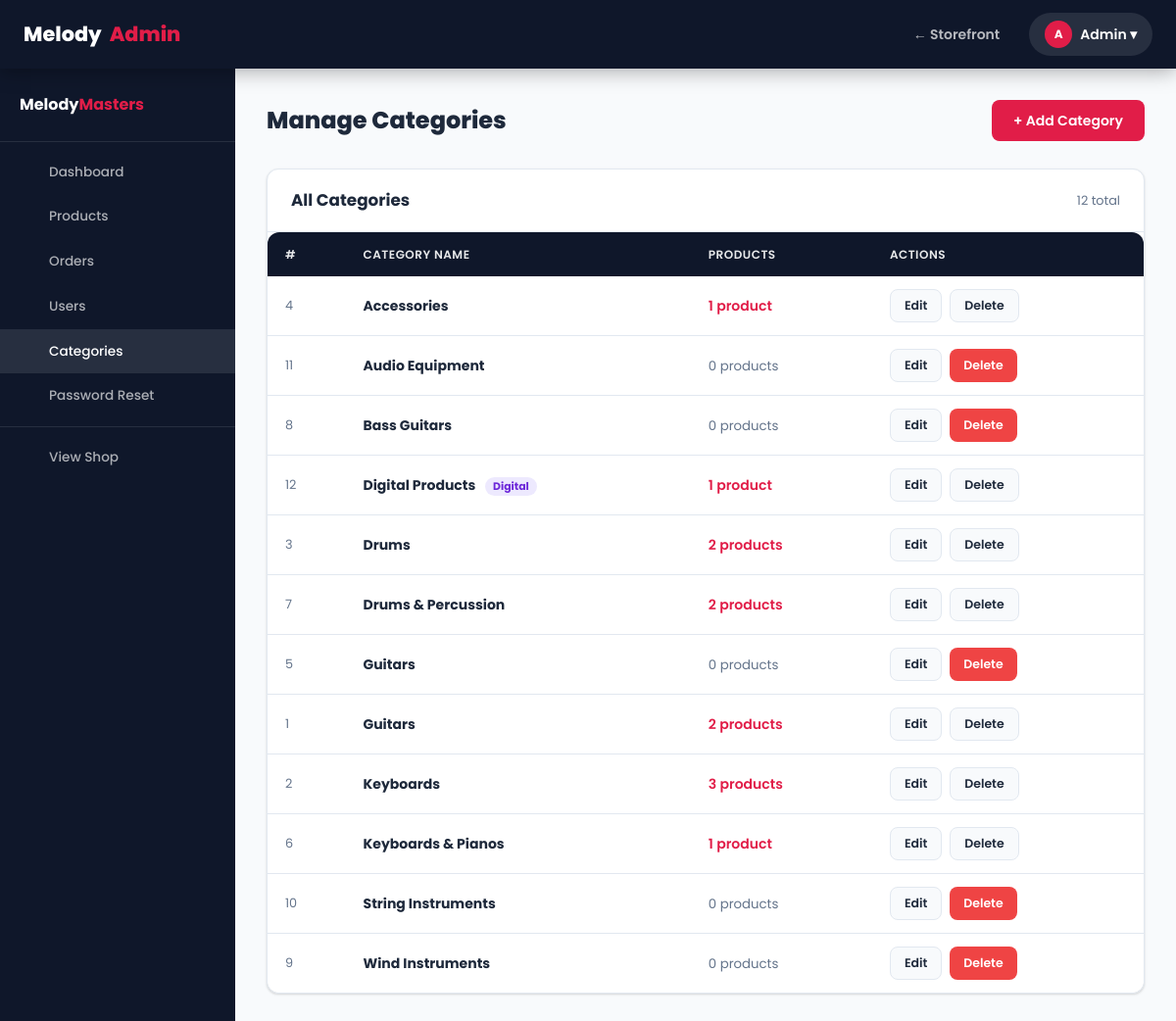
/admin/manage_categories.php (signed in), run on the app's committed database.
### tables this page shows
CREATE TABLE `categories` (
  `id` int(11) NOT NULL,
  `name` varchar(100) NOT NULL
);

### includes/functions.php (called while the page is built, shortened)
<?php
function sanitize(string $data): string {
    return htmlspecialchars(strip_tags(trim($data)), ENT_QUOTES, 'UTF-8');
}

### admin/manage_categories.php (the view, shortened to what this page needs)
<?php
require_once '../includes/functions.php';
$cats = $conn->query(
    "SELECT c.*, COUNT(p.id) AS product_count
     FROM categories c
     LEFT JOIN products p ON p.category_id = c.id
     GROUP BY c.id
     ORDER BY c.name ASC"
);
require_once 'includes/admin_header.php';
?>
<div class="admin-header-bar">
  <h1 class="admin-title">Manage Categories</h1>
  <a href="<?php echo BASE_URL; ?>/admin/manage_categories.php?edit=0"
     class="btn btn-primary">+ Add Category</a>
</div>
<div class="card">
  <div class="card-header">
    <span class="card-title">All Categories</span>
    <span style="font-size:.8rem;color:var(--muted);"><?php echo $cats->num_rows; ?> total</span>
  </div>
  <div class="table-wrap">
    <table>
      <thead>
        <tr>
          <th>#</th>
          <th>Category Name</th>
          <th>Products</th>
          <th>Actions</th>
        </tr>
      </thead>
      <tbody>
        <?php while ($c = $cats->fetch_assoc()): ?>
        <tr>
          <td style="color:var(--muted);font-size:.8rem;"><?php echo $c['id']; ?></td>
          <td>
            <strong><?php echo sanitize($c['name']); ?></strong>
            <?php if ($c['name'] === 'Digital Products'): ?>
              <span style="margin-left:6px;font-size:.68rem;background:#ede9fe;color:#6d28d9;padding:2px 8px;border-radius:10px;font-weight:700;">Digital</span>
            <?php endif; ?>
          </td>
          <td>
            <?php if ($c['product_count'] > 0): ?>
              <a href="<?php echo BASE_URL; ?>/admin/manage_products.php"
                 style="color:var(--accent);font-weight:600;">
                <?php echo $c['product_count']; ?> product<?php echo $c['product_count'] != 1 ? 's' : ''; ?>
              </a>
            <?php else: ?>
              <span style="color:var(--muted);font-size:.83rem;">0 products</span>
            <?php endif; ?>
          </td>
          <td>
            <div style="display:flex;gap:8px;">
              <a href="?edit=<?php echo $c['id']; ?>" class="btn btn-ghost btn-sm">Edit</a>
              <?php if ($c['product_count'] == 0): ?>
                <a href="?delete=<?php echo $c['id']; ?>"
                   class="btn btn-danger btn-sm"
                   onclick="return confirm('Delete category \'<?php echo addslashes($c['name']); ?>\'? This cannot be undone.')">
                  Delete
                </a>
              <?php else: ?>
                <button class="btn btn-ghost btn-sm" disabled title="Has products assigned">Delete</button>
              <?php endif; ?>
            </div>
          </td>
        </tr>
        <?php endwhile; ?>
      </tbody>
    </table>
  </div>
</div>
<?php require_once 'includes/admin_footer.php'; ?>

### assets/css/style.css (style rules this page uses)
:root { --primary: #0f172a; --primary-light: #1e293b; --accent: #e11d48; --accent-dark: #be123c; --accent-light: #fef2f2; --bg: #f8fafc; --white: #ffffff; --text: #1e293b; --muted: #64748b; --border: #e2e8f0; --success: #10b981; --success-bg: #ecfdf5; --warning: #f59e0b; --warning-bg: #fffbeb; --danger: #ef4444; --danger-bg: #fef2f2; --info: #3b82f6; --info-bg: #eff6ff; --shadow: 0 1px 3px rgba(0,0,0,.10), 0 1px 2px rgba(0,0,0,.06); --shadow-md: 0 4px 12px rgba(0,0,0,.10); --shadow-lg: 0 10px 30px rgba(0,0,0,.12); --shadow-xl: 0 20px 50px rgba(0,0,0,.15); --radius: 12px; --radius-sm: 8px; --radius-lg: 20px; --radius-full: 9999px; --transition: all .22s ease; --nav-h: 70px; }
*, *::before, *::after { margin:0; padding:0; box-sizing:border-box; }
html { scroll-behavior:smooth; }
body { font-family:'Poppins',sans-serif; background:var(--bg); color:var(--text); line-height:1.6; min-height:100vh; display:flex; flex-direction:column; }
a { text-decoration:none; color:inherit; }
input,select,textarea,button { font-family:inherit; }
.btn { display:inline-flex; align-items:center; justify-content:center; gap:8px; padding:10px 22px; border-radius:var(--radius-sm); font-size:.875rem; font-weight:600; cursor:pointer; transition:var(--transition); border:none; white-space:nowrap; text-decoration:none; }
.btn-primary { background:var(--accent); color:#fff; }
.btn-ghost { background:var(--bg); color:var(--text); border:1px solid var(--border); }
.btn-danger { background:var(--danger); color:#fff; }
.btn-sm { padding:6px 14px; font-size:.78rem; }
.card { background:#fff; border-radius:var(--radius); box-shadow:var(--shadow); border:1px solid var(--border); overflow:hidden; }
.card-header { padding:18px 24px; border-bottom:1px solid var(--border); display:flex; align-items:center; justify-content:space-between; }
.card-title { font-size:1.05rem; font-weight:700; }
.table-wrap { overflow-x:auto; border-radius:var(--radius); box-shadow:var(--shadow); }
table { width:100%; border-collapse:collapse; background:#fff; }
thead th { background:var(--primary); color:rgba(255,255,255,.9); font-size:.75rem; font-weight:600; text-transform:uppercase; letter-spacing:.5px; padding:13px 18px; text-align:left; white-space:nowrap; }
tbody tr { border-bottom:1px solid var(--border); transition:var(--transition); }
tbody tr:last-child { border-bottom:none; }
tbody td { padding:13px 18px; font-size:.875rem; vertical-align:middle; }
.admin-header-bar { display:flex; align-items:center; justify-content:space-between; margin-bottom:28px; flex-wrap:wrap; gap:12px; }
.admin-title { font-size:1.5rem; font-weight:800; }

### data on the page
categories: id "4", name "Accessories", product_count "1", shows "Delete"
categories: id "11", name "Audio Equipment", shows "0 products"
categories: id "8", name "Bass Guitars", shows "0 products"
categories: id "12", name "Digital Products", product_count "1", shows "Delete"
categories: id "3", name "Drums", product_count "2", shows "Delete"
categories: id "7", name "Drums & Percussion", product_count "2", shows "Delete"
categories: id "5", name "Guitars", shows "0 products"
categories: id "1", name "Guitars", product_count "2", shows "Delete"
categories: id "2", name "Keyboards", product_count "3", shows "Delete"
categories: id "6", name "Keyboards & Pianos", product_count "1", shows "Delete"
categories: id "10", name "String Instruments", shows "0 products"
categories: id "9", name "Wind Instruments", shows "0 products"

### other printed values
substr($_SESSION['user_name'],0,1) "A"
explode(' ',$_SESSION['user_name'])[0] "Admin"
$cats->num_rows "12"
